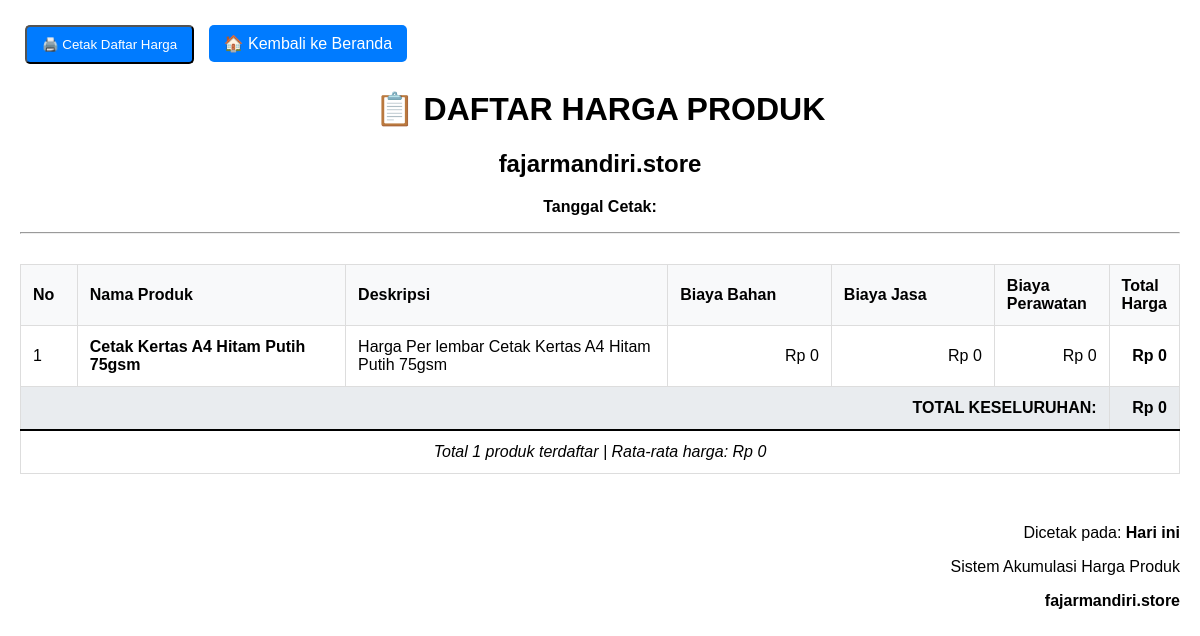
Page /print/price-list on the committed database.
### models.py (models this page shows, shortened)
class Product(db.Model):
    __tablename__ = 'products'
    id = db.Column(db.Integer, primary_key=True)
    name = db.Column(db.String(100), nullable=False)
    description = db.Column(db.Text)
    created_at = db.Column(db.DateTime, default=datetime.utcnow)
    updated_at = db.Column(db.DateTime, default=datetime.utcnow, onupdate=datetime.utcnow)
    material_costs = db.relationship('MaterialCost', backref='product', lazy=True, cascade='all, delete-orphan')
    service_costs = db.relationship('ServiceCost', backref='product', lazy=True, cascade='all, delete-orphan')
    maintenance_costs = db.relationship('MaintenanceCost', backref='product', lazy=True, cascade='all, delete-orphan')
    @property
    def total_material_cost(self):
        return db.session.query(func.sum(MaterialCost.total_cost)).filter_by(product_id=self.id).scalar() or 0
    @property
    def total_service_cost(self):
        return db.session.query(func.sum(ServiceCost.total_cost)).filter_by(product_id=self.id).scalar() or 0
    @property
    def total_maintenance_cost(self):
        return db.session.query(func.sum(MaintenanceCost.total_cost)).filter_by(product_id=self.id).scalar() or 0
    @property
    def total_cost(self):
        return self.total_material_cost + self.total_service_cost + self.total_maintenance_cost

### routes.py (the view)
@app.route('/print/price-list')
def print_price_list():
    products = Product.query.order_by(Product.name).all()
    return render_template('print_price_list.html', products=products)

### templates/print_price_list.html (shortened to what this page needs)
<!DOCTYPE html>
<html lang="id">
<head>
</head>
<body>
    <div class="no-print">
        <button onclick="window.print()" class="btn">🖨️ Cetak Daftar Harga</button>
        <a href="{{ url_for('index') }}" class="btn">🏠 Kembali ke Beranda</a>
    </div>
    <div class="header">
        <h1>📋 DAFTAR HARGA PRODUK</h1>
        <h2>fajarmandiri.store</h2>
        <p><strong>Tanggal Cetak:</strong> {{ moment().format('DD MMMM YYYY, HH:mm') if moment else '' }}</p>
        <hr>
    </div>
    {% if products %}
        <table class="table">
            <thead>
                <tr>
                    <th style="width: 5%;">No</th>
                    <th style="width: 25%;">Nama Produk</th>
                    <th style="width: 30%;">Deskripsi</th>
                    <th style="width: 15%;">Biaya Bahan</th>
                    <th style="width: 15%;">Biaya Jasa</th>
                    <th style="width: 15%;">Biaya Perawatan</th>
                    <th style="width: 15%;">Total Harga</th>
                </tr>
            </thead>
            <tbody>
                {% set total_all = 0 %}
                {% for product in products %}
                    {% set total_all = total_all + product.total_cost %}
                    <tr>
                        <td>{{ loop.index }}</td>
                        <td><strong>{{ product.name }}</strong></td>
                        <td>{{ product.description or '-' }}</td>
                        <td style="text-align: right;">Rp {{ "{:,.0f}".format(product.total_material_cost) }}</td>
                        <td style="text-align: right;">Rp {{ "{:,.0f}".format(product.total_service_cost) }}</td>
                        <td style="text-align: right;">Rp {{ "{:,.0f}".format(product.total_maintenance_cost) }}</td>
                        <td style="text-align: right;"><strong>Rp {{ "{:,.0f}".format(product.total_cost) }}</strong></td>
                    </tr>
                {% endfor %}
            </tbody>
            <tfoot>
                <tr class="total-row">
                    <td colspan="6" style="text-align: right;"><strong>TOTAL KESELURUHAN:</strong></td>
                    <td style="text-align: right;"><strong>Rp {{ "{:,.0f}".format(total_all) }}</strong></td>
                </tr>
                <tr>
                    <td colspan="7" style="text-align: center; font-style: italic; border-top: 2px solid #000;">
                        Total {{ products|length }} produk terdaftar | Rata-rata harga: Rp {{ "{:,.0f}".format(total_all / products|length) if products|length > 0 else 0 }}
                    </td>
                </tr>
            </tfoot>
        </table>
        <div style="margin-top: 50px; text-align: right;">
            <p>Dicetak pada: <strong>{{ moment().format('DD MMMM YYYY') if moment else 'Hari ini' }}</strong></p>
            <p>Sistem Akumulasi Harga Produk</p>
            <p><strong>fajarmandiri.store</strong></p>
        </div>
    {% else %}
        <div style="text-align: center; margin-top: 50px;">
            <h3>📦 Belum Ada Produk Terdaftar</h3>
            <p>Silakan tambahkan produk terlebih dahulu untuk mencetak daftar harga.</p>
        </div>
    {% endif %}
</body>
</html>

### templates/print_price_list.html (style rules this page uses)
@media screen { body { font-family: Arial, sans-serif; margin: 20px; } }
@media screen { .header { text-align: center; margin-bottom: 30px; } }
@media screen { .table { width: 100%; border-collapse: collapse; margin-bottom: 20px; } }
@media screen { .table th, .table td { border: 1px solid #ddd; padding: 12px; text-align: left; } }
@media screen { .table th { background-color: #f8f9fa; font-weight: bold; } }
@media screen { .total-row { font-weight: bold; background-color: #e9ecef; } }
@media screen { .btn { background-color: #007bff; color: white; padding: 10px 15px; text-decoration: none; border-radius: 5px; margin: 5px; } }

### rows in the picture
Product: name "Cetak Kertas A4 Hitam Putih 75gsm", description "Harga Per lembar Cetak Kertas A4 Hitam Putih 75gsm", total_material_cost "0", total_service_cost "0", total_maintenance_cost "0", total_cost "0"

### other values in the picture
{{ "{:,.0f}".format(total_all) }} "0"
{{ products|length }} "1"
{{ moment().format('DD MMMM YYYY') if moment else 'Hari ini' }} "Hari ini"
